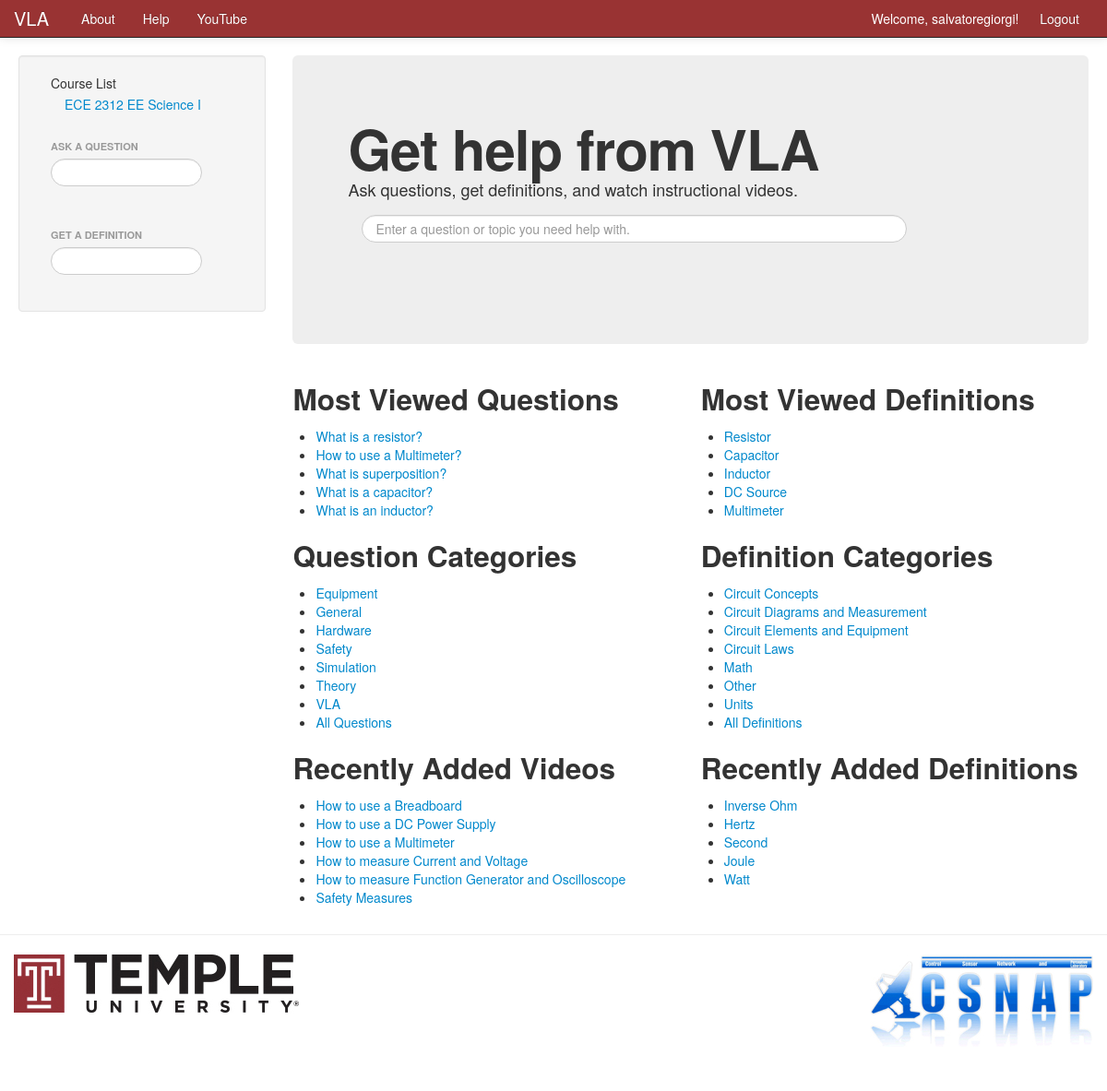
Screenshot of /VLA/help/ (signed in) with the database file from the repository.
### VLA/models.py (models this page shows, shortened)
class Course(models.Model):
    name = models.CharField(max_length=128, unique=True)
    crn = models.IntegerField(default=0, blank=True)
    subj = models.CharField(max_length=10)
    course_number = models.IntegerField(default=0)
    section_number = models.IntegerField(default=0, blank=True)
    start_date = models.DateField('Course Start Date', blank=True, null=True)
    end_date = models.DateField('Course End Date', blank=True, null=True)
    lecture_time = models.TimeField('Lecture Time', blank=True, null=True)
    lecture_days = models.CharField(max_length=50, blank=True)
    lecture_location = models.CharField(max_length=50, blank=True)
    lab_time = models.TimeField('Lab Time', blank=True, null=True)
    lab_days = models.CharField(max_length=50, blank=True)
    lab_location = models.CharField(max_length=50, blank=True)
    course_description = models.TextField(max_length=500, blank=True)
    course_overview = models.TextField(max_length=500, blank=True)
    website = models.URLField(blank=True)
    instructor_name = models.CharField(max_length=50, blank=True)
    instructor_email = models.EmailField(blank=True)
    instructor_office_hours = models.TimeField(blank=True, null=True)
    instructor_office_days = models.CharField(max_length=50, blank=True)
    instructor_office_location = models.CharField(max_length=50, blank=True)
    instructor_phone = models.CharField(max_length=50, blank=True)
    TA_name = models.CharField(max_length=50, blank=True)
    TA_email = models.EmailField(blank=True)
    TA_office_hours = models.TimeField(blank=True, null=True)
    TA_office_days = models.CharField(max_length=50, blank=True)
    TA_office_location = models.CharField(max_length=50, blank=True)
    TA_phone = models.CharField(max_length=128, blank=True)
    views = models.IntegerField(default=0)
    likes = models.IntegerField(default=0)

class AnswerWithQuestion(models.Model):
    rulebase = models.ForeignKey(Rulebase)
    topic = models.ManyToManyField(AnswerTopic)
    question = models.CharField(max_length=128)
    views = models.IntegerField(default=0)
    date_added = models.DateTimeField('date added')

class Node(models.Model):
    topic = models.ForeignKey(VocabTopic)
    word = models.CharField(max_length=128)
    definition = models.CharField(max_length=256)
    views = models.IntegerField(default=0)
    date_added = models.DateTimeField('date added')

class AnswerTopic(models.Model):
    rulebase = models.ForeignKey(Rulebase)
    TYPE_CHOICES = (
        ('Safety', 'Safety'),
        ('Equipment', 'Equipment'),
        ('VLA', 'VLA'),
        ('Simulation', 'Simulation'),
        ('Hardware', 'Hardware'),
        ('Theory', 'Theory'),
        ('General', 'General'),
    )
    topic = models.CharField(choices=TYPE_CHOICES, max_length=10)

class VocabTopic(models.Model):
    topic = models.CharField(max_length=128)
    domain = models.ForeignKey(VocabDomain)
    def_useful = models.BooleanField(default=False)

class Video(models.Model):
    name = models.CharField(max_length=128)
    video_link = models.CharField(max_length=128)
    description = models.CharField(max_length=256)

### VLA/views.py (the view)
# urls.py: url(r'^help/vocabtopic/(?P<vocab_topic_name_url>\w+)/$', views.vocab_topic, name='vocab_topic'),
def help(request):
    cour_list = get_course_list()
    context_dict = {'cour_list': cour_list}
    top_def_list = Node.objects.order_by('-views')[:5]
    for definition in top_def_list:
        definition.url = definition.word.replace(' ', '_')
    context_dict['top_def_list'] = top_def_list
    top_question_list = AnswerWithQuestion.objects.order_by('-views')[:5]
    for question in top_question_list:
        question.url = re.sub(r'([^\s\w]|_)+','', question.question).replace(' ', '_')
    context_dict['top_question_list'] = top_question_list
    topic_list = VocabTopic.objects.filter(def_useful=False)
    recent_def_list = Node.objects.all().exclude(topic__in=topic_list).order_by('-date_added')[:5]
    for definition in recent_def_list:
        definition.url = definition.word.replace(' ', '_')
    context_dict['recent_def_list'] = recent_def_list
    context_dict['def_searched'] = False
    context_dict['def_list'] = Node.objects.all()
    context_dict['def_topics'] = get_vocab_topic_list()
    context_dict['question_searched'] = False
    context_dict['question_topics'] = get_question_topic_list()
    context_dict['question_list'] = AnswerWithQuestion.objects.all()
    videos = Video.objects.all()
    for video in videos:
        video.url = video.name.replace(' ', '_')
    context_dict['videos'] = videos
    if not request.user.is_authenticated():
        return render(request, 'VLA/login.html')
    else:
        context_dict['logged_in'] = True
        return render(request, 'VLA/help.html', context_dict)

### VLA/views.py (called while the page is built)
def get_course_list():
    cour_list = Course.objects.all().order_by('subj', 'course_number')
    for cour in cour_list:
        cour.url = cour.name.replace(' ', '_')
    return cour_list

def get_question_topic_list():
    question_topic_list = AnswerTopic.objects.all().order_by('topic')
    for topic in question_topic_list:
        topic.url = topic.topic.replace(' ', '_')
    return question_topic_list

def get_vocab_topic_list():
    vocab_topic_list = VocabTopic.objects.filter(def_useful=True).order_by('topic')
    for topic in vocab_topic_list:
        topic.url = topic.topic.replace(' ', '_')
    return vocab_topic_list

### VLA/templates/VLA/help.html (shortened to what this page needs)
{% extends 'VLA/base.html' %}
{% block body_block %}
<div class="hero-unit">
    <h1>Get help from VLA</h1>
    <p>Ask questions, get definitions, and watch instructional videos.</p>
    <ul class="nav nav-list"><form>
        <input  class="search-query span10" type="text" name="question_suggestion2" value="" id="question_suggestion2" placeholder="Enter a question or topic you need help with." />
    </form>
    </ul>
    {% if question_list %}
        <ul class="nav nav-list">&nbsp;</ul>
    {% endif %}
</div>
<div class="row-fluid">
    <div class="span6">
        <h2>Most Viewed Questions</h2>
        {% if top_question_list %}
            <ul>
                {% for question in top_question_list %}
                    <li><a href="{% url 'question' question.url %}">{{ question.question }}</a></li>
                {% endfor %}
            </ul>
        {% else %}
            <ul><li>No questions at present.</li></ul>
        {% endif %}
    </div>
    <div class="span6">
        <h2>Most Viewed Definitions</h2>
        {% if top_def_list %}
            <ul>
                {% for definition in top_def_list %}
                    <li><a href="{% url 'definition' definition.url %}">{{ definition.word }}</a></li>
                {% endfor %}
            </ul>
        {% else %}
            <ul>No definitions at present.</ul>
        {% endif %}
    </div>
</div>
<div class="row-fluid">
    <div class="span6">
        <h2>Question Categories</h2>
        {% if question_topics %}
            <ul>
                {% for topic in question_topics %}
                    <li><a href="{% url 'question_topic' topic.url %}">{{ topic.topic }}</a></li>
                {% endfor %}
                <li><a href="{% url 'question_topic' 'questionlist' %}">All Questions</a></li>
            </ul>
        {% else %}
            <ul>No questions at present.</ul>
        {% endif %}
    </div>
    <div class="span6">
        <h2>Definition Categories</h2>
        {% if def_topics %}
            <ul>
                {% for topic in def_topics %}
                    <li><a href="{% url 'vocab_topic' topic.url %}">{{ topic.topic }}</a></li>
                {% endfor %}
                <li><a href="{% url 'vocab_topic' 'definitionlist' %}">All Definitions</a></li>
            </ul>
        {% else %}
            <ul>No definitions at present.</ul>
        {% endif %}
    </div>
</div>
<div class="row-fluid">
    <div class="span6">
        <h2>Recently Added Videos</h2>
        {% if videos %}
            <ul>
                {% for video in videos %}
                    <li><a href="{% url 'video' video.url %}">{{ video.name }}</a></li>
                {% endfor %}
            </ul>
        {% else %}
            <ul><li>There are no videos present</li></ul>
        {% endif %}
    </div>
    <div class="span6">
        <h2>Recently Added Definitions</h2>
        {% if recent_def_list %}
            <ul>
                {% for definition in recent_def_list %}
                    <li><a href="{% url 'definition' definition.url %}">{{ definition.word }}</a></li>
                {% endfor %}
            </ul>
        {% else %}
            <ul>No definitions at present.</ul>
        {% endif %}
    </div>
</div>
{% endblock %}

### VLA/templates/VLA/base.html (shortened to what this page needs)
<!DOCTYPE html>
{% load static %}
<html>
<head>
    <link href="{% static 'css/bootstrap-fluid-adj.css' %}" rel="stylesheet">
    <link href="{% static 'css/bootstrap.min.css' %}" rel="stylesheet" media="screen">
    <link href="{% static 'css/bootstrap-responsive.css' %}" rel="stylesheet">
</head>
    <body>
        <div class="navbar navbar-inverse navbar-fixed-top">
            <div class="navbar-inner">
                <div class="container">
                    <a class="brand" href="/VLA/">VLA</a>
                    <div class="nav-collapse collapse">
                        <ul class="nav pull-right">
                            {% if user.is_authenticated %}
                             <li class="navbar-text">Welcome, {{ user.username }}! &nbsp;</li>
                             <li><a href="/VLA/logout/">Logout</a></li>
                            {% else %}
                             <li><a href="/VLA/register/">Register</a></li>
                             <li><a href="/VLA/login/">Login</a></li>
                            {% endif %}
                        </ul>
                        <ul class="nav">
                            <li><a href="/VLA/about/">About</a></li>
                            <li><a href="/VLA/help/">Help</a></li>
                            <li><a href="https://www.youtube.com/channel/UCNU5MvpuVNIAe2NvCiweCNw/" target="new">YouTube</a></li>
                        </ul>
                    </div>
                </div>
            </div>
         </div>
        <div class="container-fluid">
            <div class="row-fluid">
                <div class="span3">
                    <div class="well sidebar-nav">
                        <div id="cours">
                            {% if user.is_authenticated %}
                                <ul class="nav nav-list"><li>{% block sidetitle %}Course List{% endblock %}</li>
                                    {% block sidebar %}
                                        {% if cour_list %}
                                            {% include 'VLA/course_list.html' with cour_list=cour_list %}
                                        {% endif %}
                                    {% endblock %}
                                </ul>
                                <ul class="nav nav-list">&nbsp;</ul>
                                <ul class="nav nav-list">
                                    <li class="nav-header">Ask a Question</li>
                                    <form>
                                        <li><input  class="search-query span10" type="text" name="question_suggestion" value="" id="question_suggestion" /></li>
                                    </form>
                                </ul>
                                {% if question_list %}
                                    <ul class="nav nav-list">&nbsp;</ul>
                                {% endif %}
                                <ul class="nav nav-list">
                                    <li class="nav-header">Get a Definition</li>
                                    <form>
                                        <li><input  class="search-query span10" type="text" name="definition_suggestion" value="" id="definition_suggestion" /></li>
                                    </form>
                                </ul>
                            {% endif %}
                        </div>
                    </div>
                </div>
                <div class="span9">
                    {% block body_block %}
                    {% endblock %}
                </div>
            </div>
        </div>
        <hr>
        <footer>
            <div class="container">
                <a href="http://www.temple.edu" target="new"><img src="{% static 'VLA/images/temple_logo.jpg' %}"></a>
                <ul class="nav pull-right">
                            <a href="http://www.temple.edu/csnap/" target="new"><img src="{% static 'VLA/images/csnap_logo.jpg' %}"></a>
                        </ul>
            </div>
        </footer>
    </body>
</html>

### VLA/templates/VLA/course_list.html
<ul class="nav nav-list">
    {% if cour_list %}
        {% for cour in cour_list %}
            <li><a href="{% url 'course' cour.url %}">{{ cour.subj }} {{ cour.course_number }} {{ cour.name }}</a></li>
        {% endfor %}
    {% else %}
        <li>No courses at present.</li>
   {% endif %}
</ul>

### rows the page displays
Course: subj "ECE", course_number "2312", name "EE Science I"
AnswerWithQuestion: question "What is a resistor?"
AnswerWithQuestion: question "How to use a Multimeter?"
AnswerWithQuestion: question "What is superposition?"
AnswerWithQuestion: question "What is a capacitor?"
AnswerWithQuestion: question "What is an inductor?"
Node: word "Resistor"
Node: word "Capacitor"
Node: word "Inductor"
Node: word "DC Source"
Node: word "Multimeter"
AnswerTopic: topic "Equipment"
AnswerTopic: topic "General"
AnswerTopic: topic "Hardware"
AnswerTopic: topic "Safety"
AnswerTopic: topic "Simulation"
AnswerTopic: topic "Theory"
AnswerTopic: topic "VLA"
VocabTopic: topic "Circuit Concepts"
VocabTopic: topic "Circuit Diagrams and Measurement"
VocabTopic: topic "Circuit Elements and Equipment"
VocabTopic: topic "Circuit Laws"
VocabTopic: topic "Math"
VocabTopic: topic "Other"
VocabTopic: topic "Units"
Video: name "How to use a Breadboard"
Video: name "How to use a DC Power Supply"
Video: name "How to use a Multimeter"
Video: name "How to measure Current and Voltage"
Video: name "How to measure Function Generator and Oscilloscope"
Video: name "Safety Measures"
Node: word "Inverse Ohm"
Node: word "Hertz"
Node: word "Second"
Node: word "Joule"
Node: word "Watt"

### other values shown
{{ user.username }} "salvatoregiorgi"
